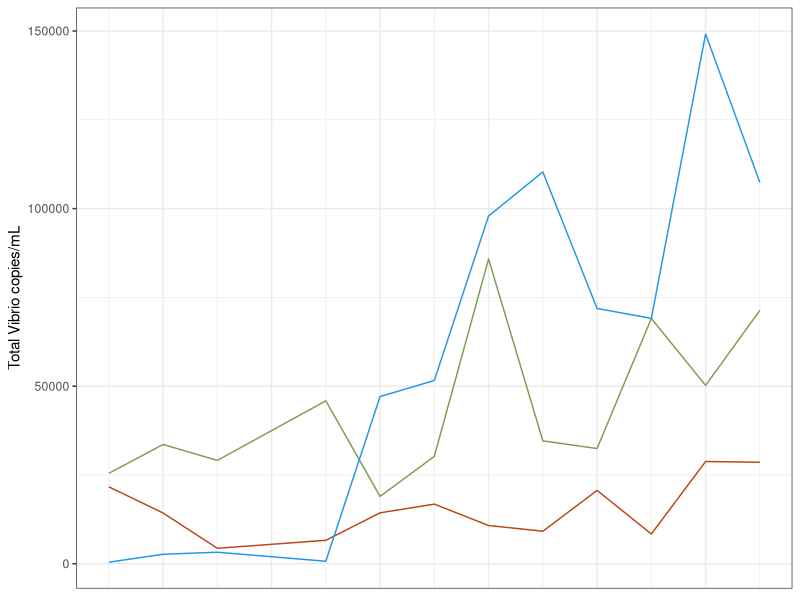
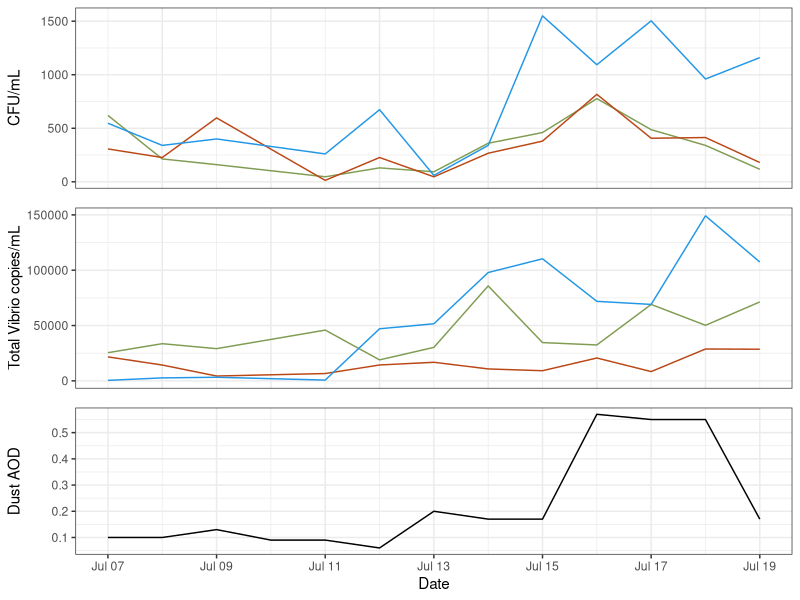
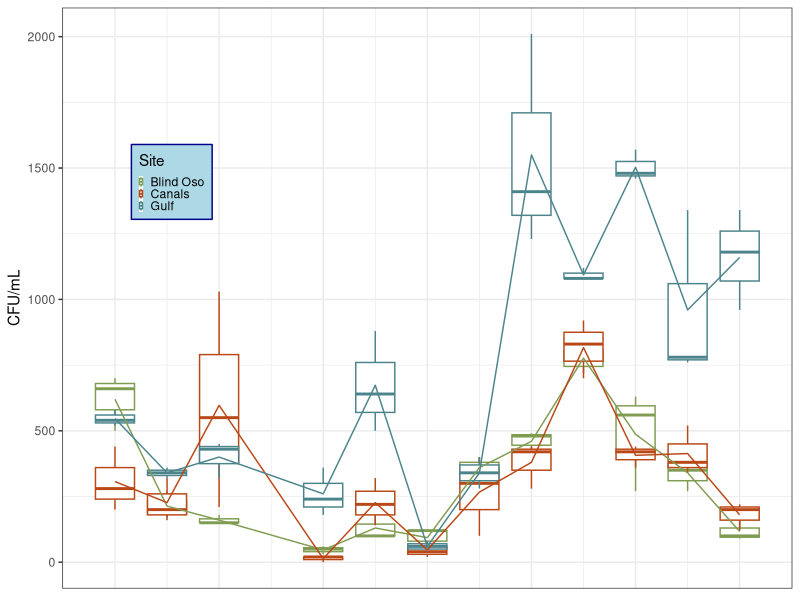
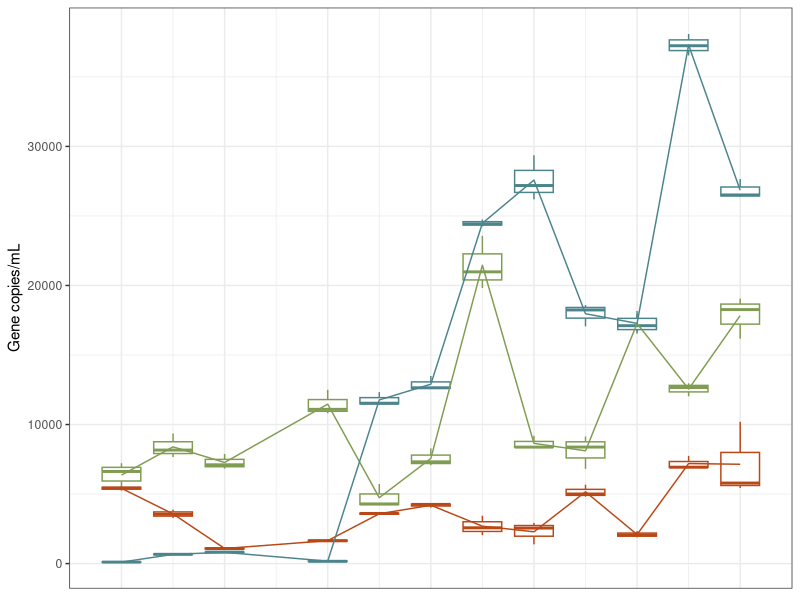
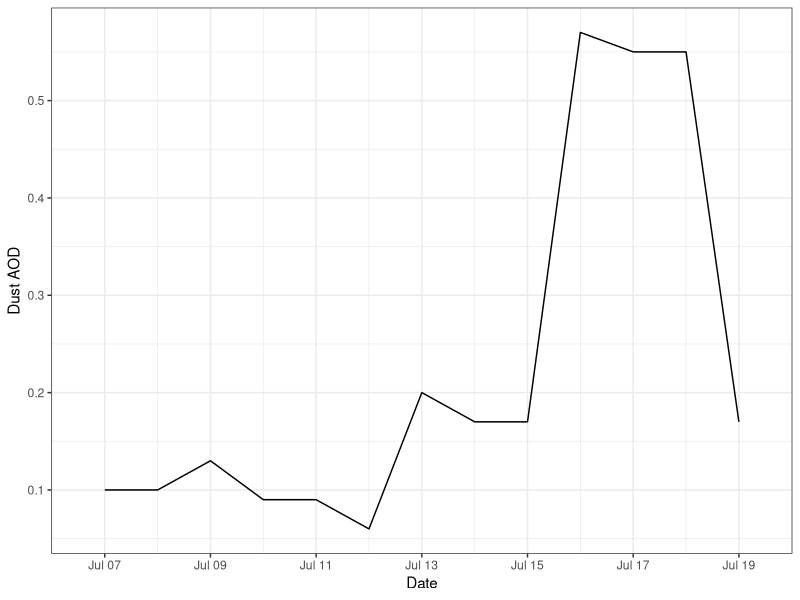
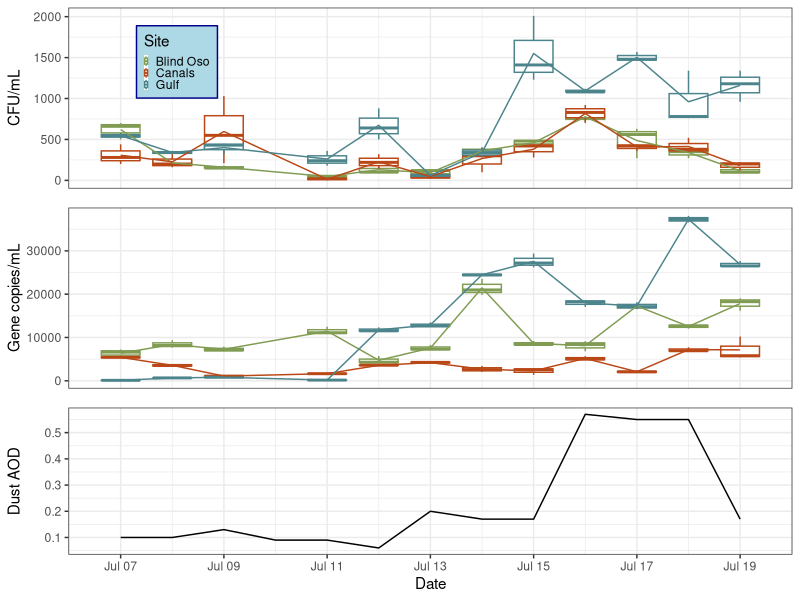
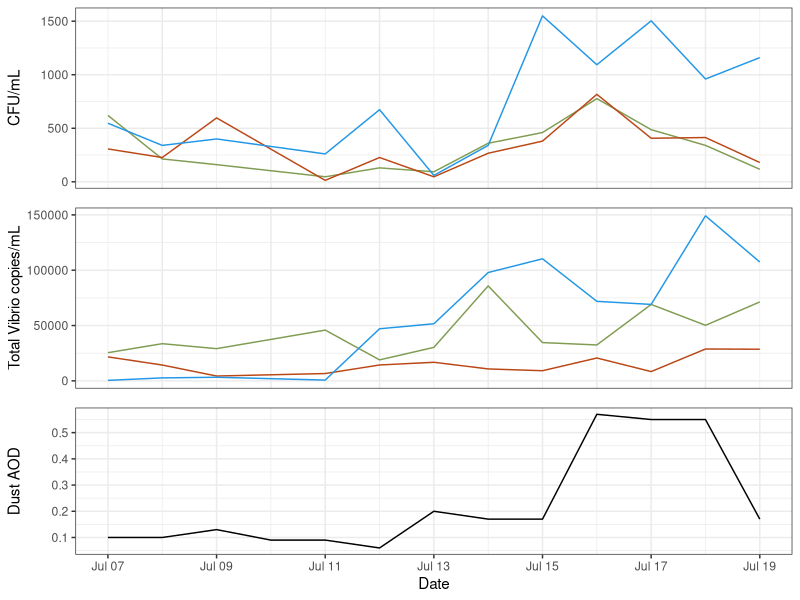
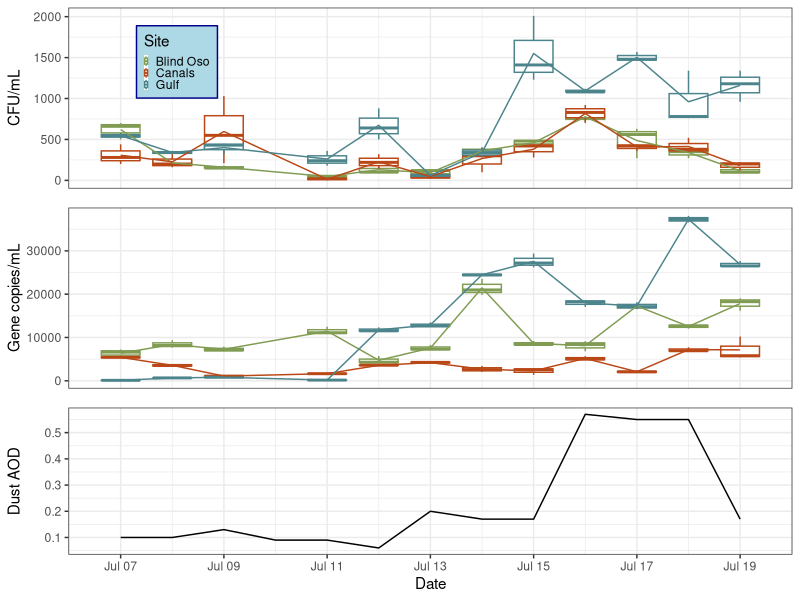

R code for these plots, in order:
## ---- chunk 1
library(tidyverse)
library(here)
library(ggpubr)
library(cowplot)
## ---- chunk 2
dust<- read_csv(here("data", "processed_data", "dust", "dust_master.csv"))
data<- read_csv(here("data", "processed_data", "tx_master.csv"))
## ---- chunk 3
data<-
  data %>%
  filter(Type %in% "Daily",
         hr_cst %in% "01") %>%
  dplyr::select(copies_mL, cfu_tot, site, date)
## ---- chunk 4
cfu<-
  data %>%
  ggplot() + 
  geom_line(
    aes(x = date,
        y = cfu_tot,
        color = site)) +
  theme(axis.text.x = element_text(angle = 45, hjust = 1))+
  scale_color_manual(values = c("Blind Oso" = "#809C52",
                                "Canals" = "#ba4716",
                                "Gulf" = "4c848c")) +
  theme_bw() +
  labs(x = "Date",
       y = "CFU/mL")+
  theme(axis.title.x = element_blank(),
        axis.text.x = element_blank(),
        axis.ticks.x = element_blank(),
        legend.position = "none")
## ---- chunk 5
vib<-
  data %>%
  ggplot() + 
  geom_line(
    aes(x = date,
        y = copies_mL,
        color = site)) +
 #facet_wrap(~site)+
  theme(axis.text.x = element_text(angle = 45, hjust = 1))+
  scale_color_manual(values = c("Blind Oso" = "#809C52",
                                "Canals" = "#ba4716",
                                "Gulf" = "4c848c")) +
  theme_bw() +
  labs(y = "Total Vibrio copies/mL")+
  theme(axis.title.x = element_blank(),
        axis.text.x = element_blank(),
        axis.ticks.x = element_blank(),
        legend.position = "none")
vib
## ---- chunk 6
d<- 
  dust %>%
  filter(between(date, as.Date('2022-07-07'),  as.Date('2022-07-19'))) %>%
  ggplot()+ geom_line(
    aes(x = date,
        y = t7sum)) +
  theme_bw() +
  scale_x_date(date_breaks = "2 day", date_labels = "%b %d")+
  labs(x = "Date",
       y = "Dust AOD")
## ---- chunk 7
master_fig<-
  ggarrange(cfu,vib,d,
            nrow = 3,
            ncol = 1,
            align = "v")

master_fig

ggsave(here("results", "plots", "dust_cfu_total.png" ))
## ---- chunk 8
cfu<- read_csv(here('data', 'processed_data', 'cfu', 'cfu_anova.csv'))
copies<- read_csv(here("data", "processed_data", "qpcr", "ANOVA Data", "daily_anova_data.csv"))
dust<- read_csv(here("data", "processed_data", "dust", "dust_master.csv"))

## ---- chunk 9
cfu<-
  cfu %>%
  filter(between(date, as.Date("2022-07-07") , as.Date("2022-07-19")))%>%
  mutate(site = recode(site, 
                       "BO" = "Blind Oso",
                       "C2" = "Canals",
                       "RD" = "Gulf"))
## ---- chunk 10
  cf<-
    cfu %>%
  ggplot() + geom_boxplot(
    aes(x = date,
        y = cfu_mL,
        color= site,
        group = interaction(date, site)),
        position = "identity") +
  theme_bw()+
  theme(axis.title.x = element_blank(),
        axis.text.x = element_blank(),
        axis.ticks.x = element_blank(),
        legend.position = c(0.15,0.7),
        legend.background = element_rect(fill = "lightblue",
                                         size = 0.5,
                                         linetype = "solid",
                                         colour = "darkblue"),
        legend.key.size = unit(0.1, 'cm')) +
  scale_x_date(breaks = "2 day", date_labels = "%b %d")+
  labs(x = "Date",
       y = "CFU/mL",
       color = "Site") +
  scale_color_manual(values = c("Blind Oso" = "#809C52",
                                "Canals" = "#ba4716",
                                "Gulf" = "#4c848c"))+
    
stat_summary(fun=mean, geom="line", 
             aes(x = date, 
                 y = cfu_mL,
                 group=site, 
                 color = site))  
  
  cf
## ---- chunk 11
cop<-
  copies %>%
  ggplot() + geom_boxplot(
    aes(x = date,
        y = copies_mL,
        color= site,
        group = interaction(date, site)),
        position = "identity") +
  theme_bw()+
  labs(x = "Date",
       y = "Gene copies/mL") +
  theme(axis.title.x = element_blank(),
        axis.text.x = element_blank(),
        axis.ticks.x = element_blank(),
        legend.position = "none")+
  scale_x_date(breaks = "2 day", date_labels = "%b %d")+
  scale_color_manual(values = c("BO" = "#809C52",
                                "C2" = "#ba4716",
                                "RD" = "#4c848c"))+


#(aes(x=as.Date('2022-07-12'),xend=as.Date('2022-07-18'),y=154323
#,yend=154323), color = "#4c848c", size = 2)+
#annotate("text", x = as.Date('2022-07-15'), y =155000, label = "***", color = "#4c848c", fontface="bold", size = 7)+

#geom_segment(aes(x=as.Date('2022-07-12'),xend=as.Date('2022-07-14'),y=90000
#,yend=90000), color = "#809C52", size = 2)+
#annotate("text", x = as.Date('2022-07-13'), y =91000, label = "***", color = "#809C52", fontface="bold", size = 7)+
  
stat_summary(fun=mean, geom="line", 
             aes(x = date, 
                 y = copies_mL,
                 group=site, 
                 color = site)) 
cop
## ---- chunk 12
du<- 
  dust %>%
  filter(between(date, as.Date('2022-07-07'),  as.Date('2022-07-19'))) %>%
  
  ggplot()+ geom_boxplot(
    aes(x = date,
        y = t7sum,
        group = date), 
    position = "identity",
    size = 0) +
  theme_bw() +
  scale_x_date(date_breaks = "2 day", date_labels = "%b %d")+
  labs(x = "Date",
       y = "Dust AOD") +
  
geom_line(
  aes(
    x = date,
    y = t7sum
  )
)

du
## ---- chunk 13
master_box<-
plot_grid(cf,cop,du,
            nrow = 3,
            ncol = 1,
          align = "v",
          axis = "b")

master_box

ggsave(here("results", "plots", "dust_cfu_total_boxplots.png" ))
